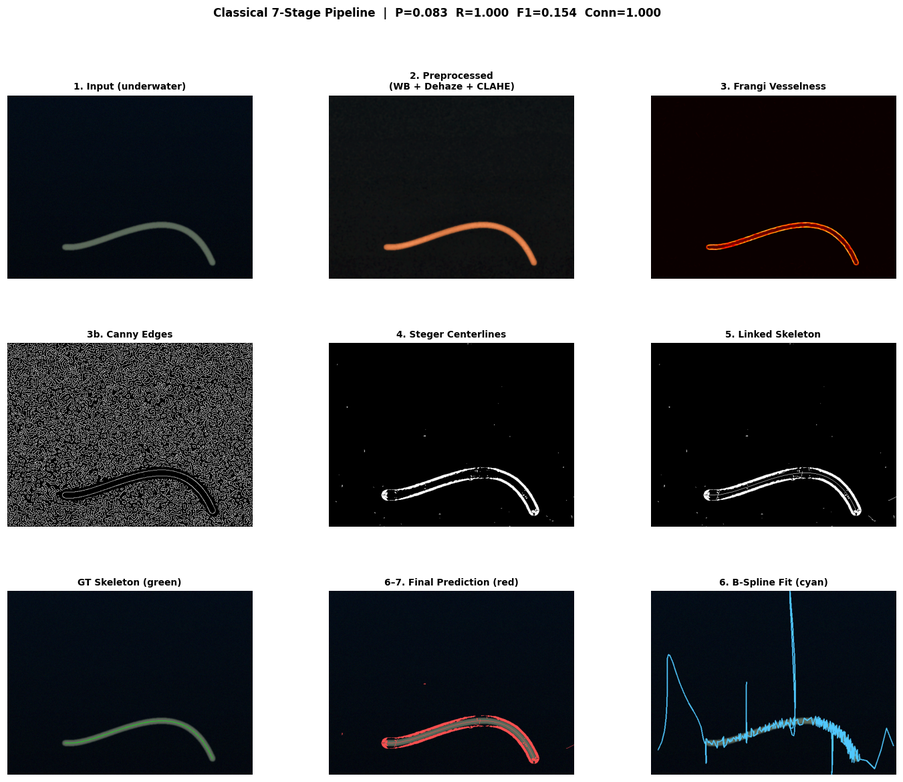
#> input picture baseline/sample_pipeline_vis.png, 903 x 782 px, shrunk from 1351 x 1170 before the run
$ python -i stage34_features.py   (imports and definitions only)
#> lines starting #> are read from the running program, lines starting #| are printed output that depends on the picture; after the words box and inside, x2 and y2 are one past the last pixel; in counts of white or black regions, pixels touching at a corner belong together
"""
Stage 3–4: Edge & Ridge Detection + Curvilinear Feature Extraction
===================================================================
Implements multi-scale ridge detection and centerline tracing:

  Stage 3 — Edge & ridge detection:
    - Canny edge detection (thin edge map)
    - Frangi vesselness filter (Hessian eigenvalue analysis)
    - Phase congruency (illumination-invariant edges)

  Stage 4 — Curvilinear feature extraction:
    - Steger sub-pixel centerline tracing (2nd-order Taylor expansion)
    - Morphological skeletonisation
    - RORPO-like path-opening approximation (morphological)

Reference: Frangi et al. (1998) "Multiscale vessel enhancement filtering"
           Steger (1998) "An unbiased detector of curvilinear structures"
           Merveille et al. (2016) "Curvilinear structure analysis by ranking
           the orientation responses of path operators"
"""

import numpy as np
import cv2
from scipy.ndimage import gaussian_filter, gaussian_filter1d
from skimage.filters import frangi as skimage_frangi
from skimage.morphology import skeletonize
from skimage.feature import canny
from typing import Tuple, List


# ── Stage 3a: Canny Edge Detection ──────────────────────────────────────────

def detect_edges_canny(gray: np.ndarray,
                        sigma: float = 1.5,
                        low_threshold: float = 0.05,
                        high_threshold: float = 0.15) -> np.ndarray:
    """
    Canny edge detection on a grayscale image.
    Returns binary edge map (bool).
    """
    edges = canny(gray.astype(np.float64) / 255.0,
                  sigma=sigma,
                  low_threshold=low_threshold,
                  high_threshold=high_threshold,
                  use_quantiles=True)
    return edges.astype(np.uint8) * 255


# ── Stage 3b: Frangi Vesselness Filter ──────────────────────────────────────

def frangi_vesselness(gray: np.ndarray,
                       scales: List[float] = None,
                       beta: float = 0.5,
                       gamma: float = 15.0,
                       black_ridges: bool = False) -> np.ndarray:
    """
    Multi-scale Frangi vesselness filter.
    Responds to elongated, tube-like structures at multiple widths.

    scales: list of Gaussian sigmas corresponding to expected structure widths
            e.g. [1, 2, 4] covers cables 2–8 pixels wide

    Returns float32 vesselness map in [0, 1].
    """
    if scales is None:
        scales = [1.0, 1.5, 2.0, 3.0, 5.0]

    gray_f = gray.astype(np.float64) / 255.0
    vesselness = skimage_frangi(
        gray_f,
        sigmas=scales,
        beta=beta,
        gamma=gamma,
        black_ridges=black_ridges,
    )
    # Normalise to [0, 1]
    if vesselness.max() > 0:
        vesselness = vesselness / vesselness.max()
    return vesselness.astype(np.float32)


def threshold_vesselness(vessel_map: np.ndarray,
                          threshold: float = 0.05) -> np.ndarray:
    """Binary threshold on vesselness map."""
    binary = (vessel_map > threshold).astype(np.uint8) * 255
    return binary


# ── Stage 3c: Hessian Eigenvalue Analysis ───────────────────────────────────

def compute_hessian_features(gray: np.ndarray,
                               sigma: float = 2.0) -> Tuple[np.ndarray, np.ndarray]:
    """
    Compute Hessian matrix elements and return:
      - ridge_strength: |lambda1| where lambda1 is the largest-magnitude eigenvalue
      - ridge_direction: angle of principal curvature direction (in radians)

    For a curvilinear structure, one eigenvalue is large (across the structure)
    and the other is small (along it) — this ratio is the vesselness signature.
    """
    g = gray.astype(np.float64) / 255.0
    # Second-order Gaussian derivatives (Hessian elements)
    Ixx = gaussian_filter(g, sigma, order=[0, 2])
    Iyy = gaussian_filter(g, sigma, order=[2, 0])
    Ixy = gaussian_filter(g, sigma, order=[1, 1])

    # Eigenvalues of the 2×2 Hessian: closed-form solution
    trace = Ixx + Iyy
    det = Ixx * Iyy - Ixy ** 2
    disc = np.sqrt(np.maximum(0, (trace / 2) ** 2 - det))
    lam1 = trace / 2 + disc  # larger eigenvalue
    lam2 = trace / 2 - disc  # smaller eigenvalue

    ridge_strength = np.abs(lam1)
    ridge_direction = 0.5 * np.arctan2(2 * Ixy, Ixx - Iyy)

    return ridge_strength.astype(np.float32), ridge_direction.astype(np.float32)


# ── Stage 4a: Steger Centerline Detection ───────────────────────────────────

def steger_centerlines(gray: np.ndarray,
                        sigma: float = 2.0,
                        threshold_fraction: float = 0.1) -> np.ndarray:
    """
    Steger's algorithm: sub-pixel centerline detection via second-order
    Taylor expansion along the ridge normal direction.

    A pixel is a centerline point if the gradient perpendicular to the ridge
    direction has a zero crossing — i.e., the pixel lies at the ridge peak.

    Returns binary centerline map (uint8, 0 or 255).
    """
    g = gray.astype(np.float64) / 255.0

    # Smooth image and compute derivatives up to 2nd order
    Ix  = gaussian_filter(g, sigma, order=[0, 1])
    Iy  = gaussian_filter(g, sigma, order=[1, 0])
    Ixx = gaussian_filter(g, sigma, order=[0, 2])
    Iyy = gaussian_filter(g, sigma, order=[2, 0])
    Ixy = gaussian_filter(g, sigma, order=[1, 1])

    # Ridge direction: eigenvector of Hessian for largest |eigenvalue|
    trace = Ixx + Iyy
    det   = Ixx * Iyy - Ixy ** 2
    disc  = np.sqrt(np.maximum(0, (trace / 2) ** 2 - det))
    lam   = trace / 2 + disc  # largest eigenvalue

    # Normal direction (nx, ny) — eigenvector corresponding to lam
    # For symmetric 2x2 matrix, eigenvector is proportional to [Ixy, lam - Ixx]
    nx = Ixy
    ny = lam - Ixx
    norm = np.sqrt(nx ** 2 + ny ** 2) + 1e-10
    nx /= norm
    ny /= norm

    # Sub-pixel offset along normal: t = -(Ix*nx + Iy*ny) / (Ixx*nx²+2Ixy*nx*ny+Iyy*ny²)
    num = -(Ix * nx + Iy * ny)
    den = Ixx * nx ** 2 + 2 * Ixy * nx * ny + Iyy * ny ** 2 + 1e-10
    t   = num / den

    # A pixel is a centerline candidate if |t| ≤ 0.5 (the extremum falls within the pixel)
    centerline_mask = np.abs(t) <= 0.5

    # Filter by ridge strength (largest |eigenvalue|)
    strength = np.abs(lam)
    threshold = threshold_fraction * strength.max()
    strong_ridge = strength > threshold

    result = (centerline_mask & strong_ridge).astype(np.uint8) * 255
    return result


# ── Stage 4b: Morphological Skeletonisation ──────────────────────────────────

def morphological_skeleton(binary_mask: np.ndarray) -> np.ndarray:
    """
    Morphological thinning (Zhang-Suen skeleton) on a binary mask.
    Produces 1-pixel-wide centerline skeleton.
    """
    binary_bool = binary_mask > 127
    skel = skeletonize(binary_bool)
    return skel.astype(np.uint8) * 255


# ── Stage 4c: RORPO-like Path Opening (morphological approximation) ──────────

def path_opening_approximate(binary: np.ndarray,
                               lengths: List[int] = None,
                               n_directions: int = 8) -> np.ndarray:
    """
    Approximate RORPO path-opening using multi-directional linear structuring elements.
    True RORPO requires the standalone C++ library; this approximation captures
    the key property: pixels are kept only if they belong to a long connected
    path in at least one orientation.

    Returns binary map of pixels that survive at least one directional opening.
    """
    if lengths is None:
        lengths = [15, 25, 40]

    h, w = binary.shape
    result = np.zeros_like(binary)

    angles_deg = np.linspace(0, 180, n_directions, endpoint=False)

    for length in lengths:
        for angle_deg in angles_deg:
            angle_rad = np.deg2rad(angle_deg)
            dx = int(round(np.cos(angle_rad) * length))
            dy = int(round(np.sin(angle_rad) * length))

            # Build linear structuring element
            se_pts = []
            for t in np.linspace(-length // 2, length // 2, length):
                px = int(round(t * np.cos(angle_rad)))
                py = int(round(t * np.sin(angle_rad)))
                se_pts.append((py + length // 2, px + length // 2))

            se_size = length + 4
            se = np.zeros((se_size, se_size), dtype=np.uint8)
            for (py, px) in se_pts:
                py_c = np.clip(py, 0, se_size - 1)
                px_c = np.clip(px, 0, se_size - 1)
                se[py_c, px_c] = 1

            # Morphological opening = erosion followed by dilation
            eroded  = cv2.erode(binary,  se)
            dilated = cv2.dilate(eroded, se)
            result  = np.maximum(result, dilated)

    return result


# ── Combined Stage 3–4 Feature Extraction ────────────────────────────────────

def extract_curvilinear_features(img: np.ndarray,
                                  frangi_scales: List[float] = None,
                                  steger_sigma: float = 2.0,
                                  use_path_opening: bool = True) -> dict:
    """
    Full Stage 3–4 feature extraction pipeline.

    Args:
        img:              Preprocessed BGR image
        frangi_scales:    List of sigmas for Frangi filter
        steger_sigma:     Sigma for Steger centerline detection
        use_path_opening: Apply RORPO-like path opening to Frangi output

    Returns dict with keys:
        gray            — grayscale image
        edges           — Canny edge map
        vesselness      — Frangi vesselness float map [0,1]
        vesselness_bin  — Thresholded vesselness binary mask
        steger          — Steger centerline map
        skeleton        — Morphological skeleton of vesselness_bin
        path_opened     — Path-opening filtered binary (if use_path_opening)
        ridge_strength  — Hessian ridge strength map
        ridge_direction — Hessian principal direction map
    """
    if frangi_scales is None:
        frangi_scales = [1.0, 1.5, 2.0, 3.0, 5.0]

    gray = cv2.cvtColor(img, cv2.COLOR_BGR2GRAY)

    edges = detect_edges_canny(gray)
    vessel = frangi_vesselness(gray, scales=frangi_scales, black_ridges=False)
    vessel_bin = threshold_vesselness(vessel, threshold=0.05)
    steger = steger_centerlines(gray, sigma=steger_sigma)
    skeleton = morphological_skeleton(vessel_bin)
    ridge_str, ridge_dir = compute_hessian_features(gray)

    features = {
        "gray":            gray,
        "edges":           edges,
        "vesselness":      vessel,
        "vesselness_bin":  vessel_bin,
        "steger":          steger,
        "skeleton":        skeleton,
        "ridge_strength":  ridge_str,
        "ridge_direction": ridge_dir,
        "path_opened":     None,
    }

    if use_path_opening:
        features["path_opened"] = path_opening_approximate(vessel_bin)

    return features

>>> import cv2
>>> picture = cv2.imread('sample_pipeline_vis.png')
#> picture is the input picture: shape (782, 903, 3); mean B, G, R 118.2, 116.2, 115.2
>>> result = extract_curvilinear_features(picture)
#> in detect_edges_canny, `edges = canny(gray.astype(np.float64) / 255.0, sigma=sigma, low_thresh..`:
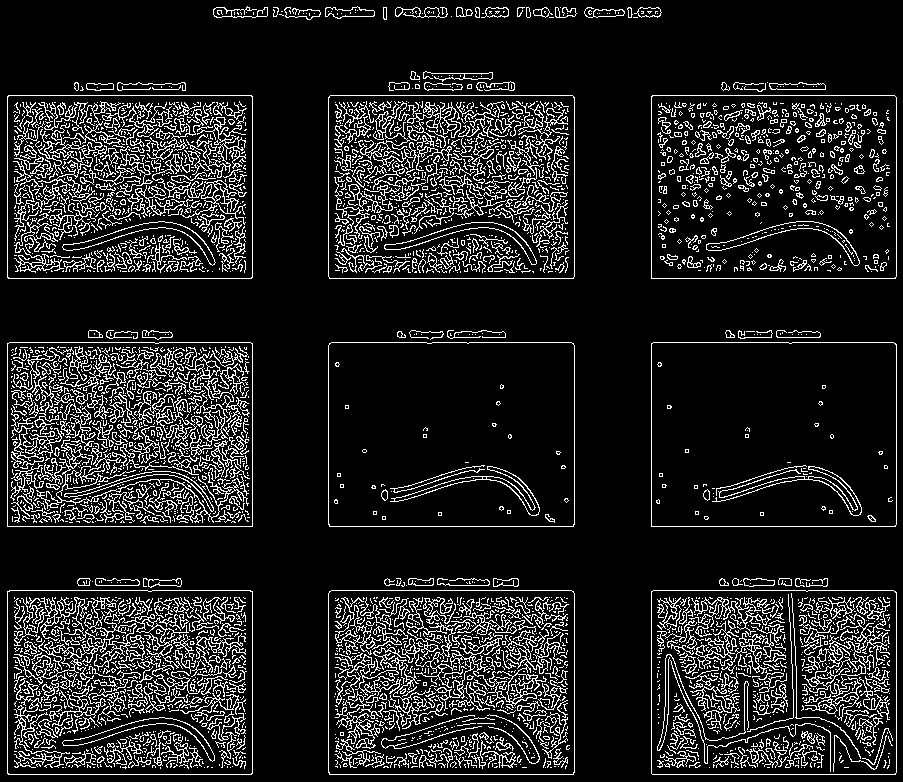
#> edges: shape (782, 903) bool; 12.9% white in thin lines or dots
#> in steger_centerlines, `ny /= norm`:
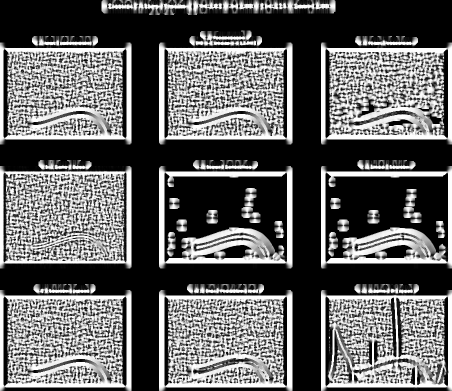
#> ny: shape (782, 903) float64 (shown at 1/2 size); min -1.39e-07, max 1, mean 0.39; drawn with min black and max white
#> in steger_centerlines, `centerline_mask = np.abs(t) <= 0.5`:
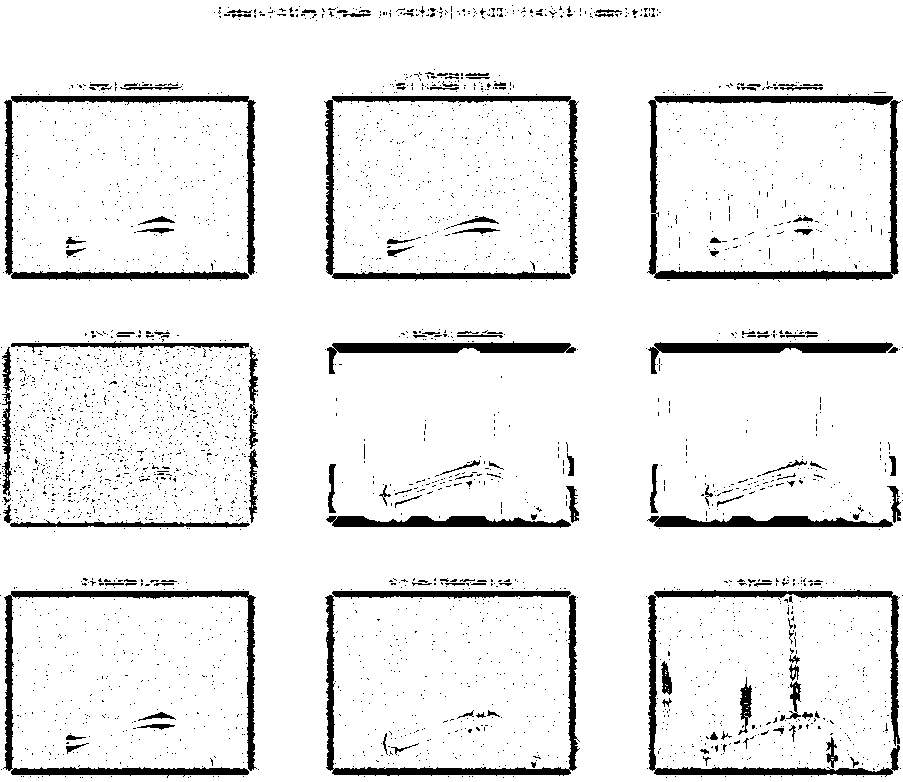
#> centerline_mask: shape (782, 903) bool; 91.9% white; 3289 black regions (3162 under 20 px), largest, box (x1, y1, x2, y2) and area: (647, 94, 901, 281) 5422, (3, 590, 257, 778) 5297, (325, 590, 580, 776) 5265
#> in steger_centerlines, `strength = np.abs(lam)`:
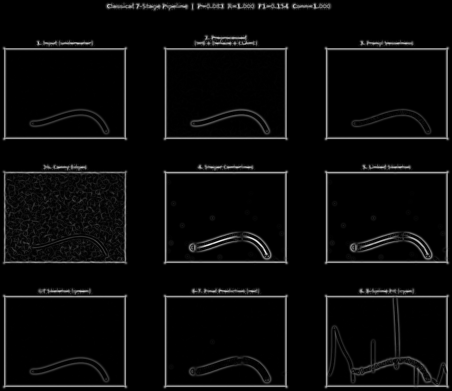
#> strength: shape (782, 903) float64 (shown at 1/2 size); min 0, max 0.0852, mean 0.00352; drawn with min black and max white
#> in steger_centerlines, `threshold = threshold_fraction * strength.max()`: threshold = 0.00852
#> in compute_hessian_features, `lam2 = trace / 2 - disc`:
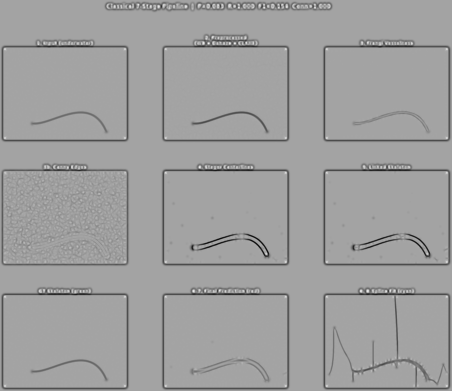
#> lam2: shape (782, 903) float64 (shown at 1/2 size); min -0.1, max 0.0555, mean -0.00334; drawn with min black and max white
#> in compute_hessian_features, `ridge_direction = 0.5 * np.arctan2(2 * Ixy, Ixx - Iyy)`:
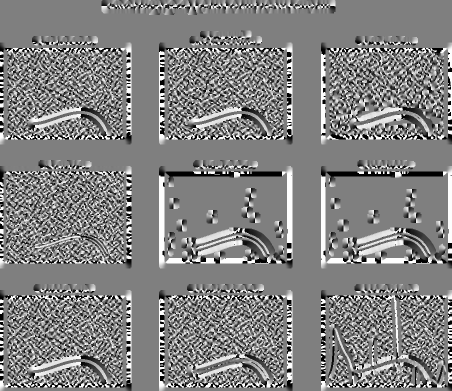
#> ridge_direction: shape (782, 903) float64 (shown at 1/2 size); min -1.57, max 1.57, mean 0.0271; drawn with min black and max white
#> after the loop in path_opening_approximate, `for length in lengths:`:
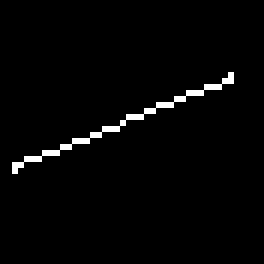
#> se: shape (44, 44) (shown 6 times larger); values 0 (black) and 1 (white), 2% white in thin lines or dots, all inside (x1, y1, x2, y2) = (2, 12, 39, 29)
#> result = 9 items

$ run again, on baseline/metrics_table.png
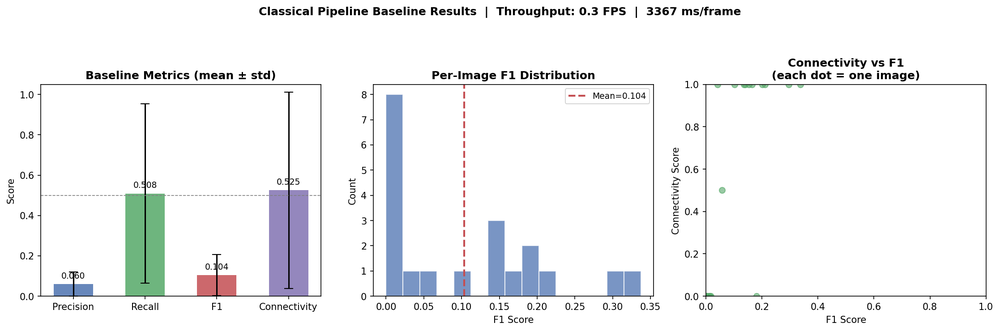
#> input picture baseline/metrics_table.png, 1000 x 331 px, shrunk from 2234 x 740 before the run
#> picture is the input picture: shape (331, 1000, 3); mean B, G, R 243.6, 242.4, 241.3
#> in detect_edges_canny, `edges = canny(gray.astype(np.float64) / 255.0, sigma=sigma, low_thresh..`:
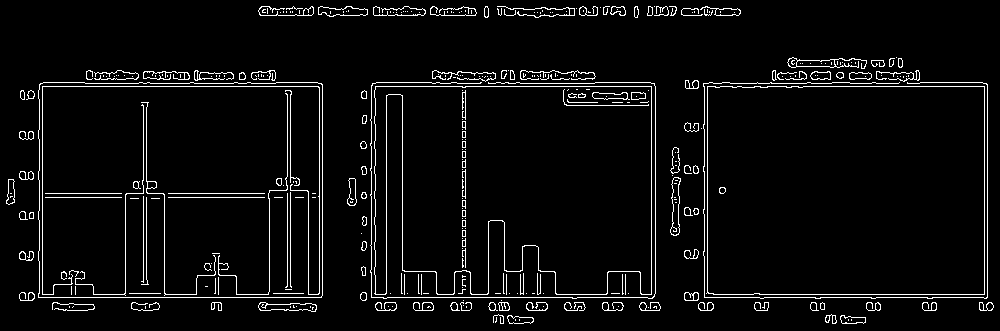
#> edges: shape (331, 1000) bool; 4.6% white in thin lines or dots
#> binary: shape (331, 1000); 5.8% white in thin lines or dots
#> centerline_mask: shape (331, 1000) bool; 95.2% white; black in thin lines or dots
#> threshold = 0.00781
#> strong_ridge: shape (331, 1000) bool; 11.8% white; 138 white regions (111 under 20 px), largest, box (x1, y1, x2, y2) and area: (18, 68, 324, 302) 12009, (359, 68, 662, 312) 11337, (683, 56, 994, 312) 7404
#> binary_bool: shape (331, 1000) bool; 5.8% white in thin lines or dots
#> skel: shape (331, 1000) bool; 4.2% white in thin lines or dots
#> after the loop in path_opening_approximate, `for length in lengths:`:
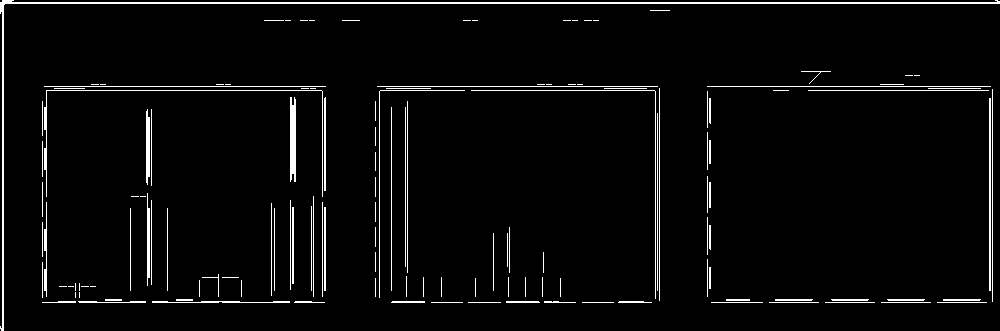
#> result: shape (331, 1000); 3.7% white in thin lines or dots
#> `result = extract_curvilinear_features(picture)`: result = 9 items
